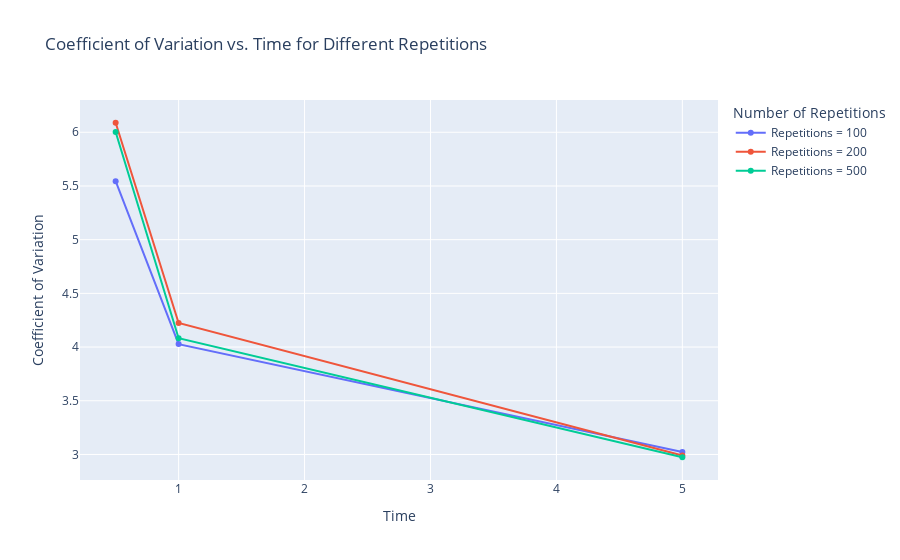

Here is the notebook cell this chart was saved with:
### Code cell
# Prepare data for plotting
reps = [100, 200, 500]
times = [0.5, 1, 5]
plot_data = {'Time': [], 'Repetitions': [], 'Coefficient of Variation': []}

for key, val in descrip_stat_time.items():
    time, rep = eval(key)
    plot_data['Time'].append(time)
    plot_data['Repetitions'].append(rep)
    plot_data['Coefficient of Variation'].append(val['coefficient of variation'])

df = pd.DataFrame(plot_data)

### Step 2: Create the Plot
fig2 = go.Figure()

# Add traces for each repetition count
for repeat in sorted(df['Repetitions'].unique()):
    sub_df = df[df['Repetitions'] == repeat]
    fig2.add_trace(go.Scatter(
        x=sub_df['Time'], 
        y=sub_df['Coefficient of Variation'],
        mode='lines+markers',
        name=f'Repetitions = {repeat}'
    ))

# Update layout
fig2.update_layout(
    title="Coefficient of Variation vs. Time for Different Repetitions",
    xaxis_title="Time",
    yaxis_title="Coefficient of Variation",
    legend_title="Number of Repetitions"
)

# Show the plot
fig2.show()

### Figure 1 — Plotly figure (JSON) as saved in the notebook; plotly's stock layout.template omitted (floating-point values rounded to 4 significant figures)
{"data": [{"mode": "lines+markers", "name": "Repetitions = 100", "type": "scatter", "x": [0.5, 1, 5], "y": [5.545, 4.028, 3.023]}, {"mode": "lines+markers", "name": "Repetitions = 200", "type": "scatter", "x": [0.5, 1, 5], "y": [6.089, 4.224, 2.991]}, {"mode": "lines+markers", "name": "Repetitions = 500", "type": "scatter", "x": [0.5, 1, 5], "y": [6.003, 4.082, 2.974]}], "layout": {"legend": {"title": {"text": "Number of Repetitions"}}, "title": {"text": "Coefficient of Variation vs. Time for Different Repetitions"}, "xaxis": {"title": {"text": "Time"}}, "yaxis": {"title": {"text": "Coefficient of Variation"}}}}
